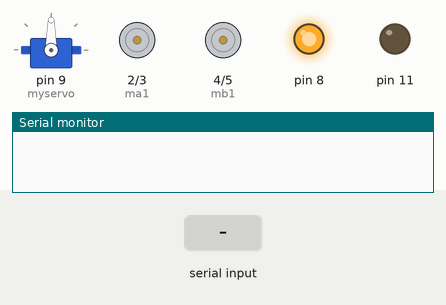
Recording of a sketch running on a simulated Arduino Uno, built with avr-gcc and run on an emulated ATmega328P. On the bench: servo, motor-driver pin pairs drawn as motors (green arrow = first pin HIGH = forward, orange = second pin HIGH = backward, longer = more drive), output pins drawn as LEDs (lit = HIGH), the last lines printed to the serial monitor. Inputs (shaded band) come from the test bench.

Above: at 1.2 s.
1.3 s: "s" received over Serial
At 2.5 s:
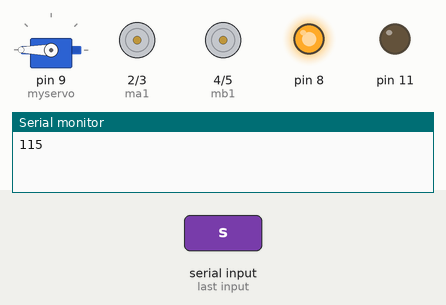
4.3 s: "r" received over Serial
At 6.3 s:
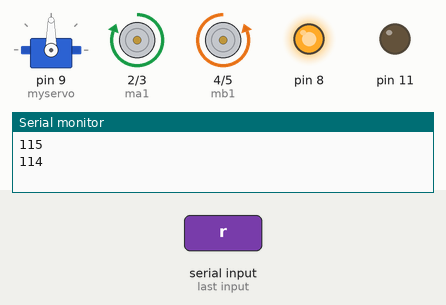
7.3 s: "l" received over Serial
At 8.2 s:
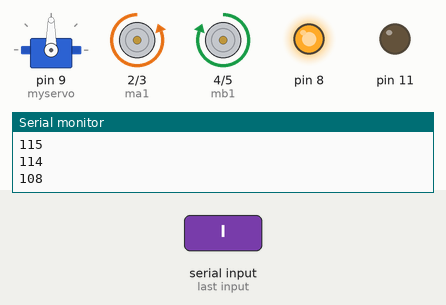
8.8 s: "f" received over Serial
At 9.4 s:
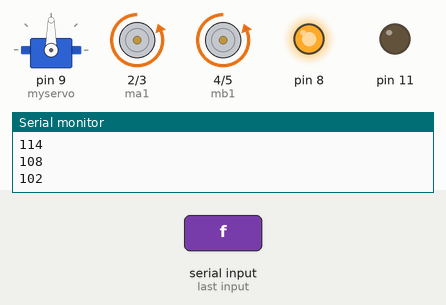
10.3 s: "b" received over Serial
At 11.5 s:
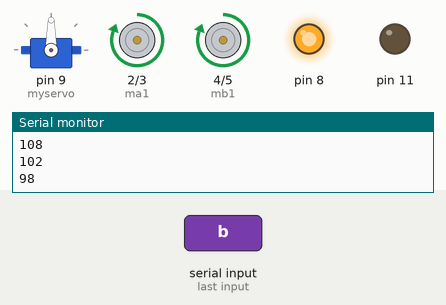
11.8 s: "s" received over Serial
At 14.13 s:
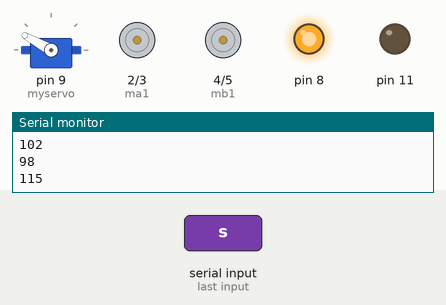
Timing chart, 0 to 15.8 s (numbered marks = the images above; inputs shaded):
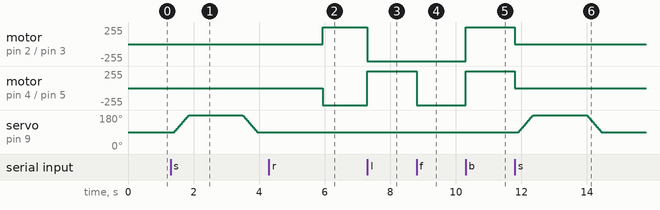

Measured:
- after the input at 1.3 s, servo on pin 9 (myservo): rises from 90° to 180° in 0.45 s, then falls to 90° in 2.1 s
- after the input at 4.3 s, motor on pin 2 (ma1) / pin 3 (ma2): stopped → forward 255/255 after 1.6 s; motor on pin 4 (mb1) / pin 5 (mb2): stopped → backward 255/255 after 1.6 s
- after the input at 7.3 s, motor on pin 2 (ma1) / pin 3 (ma2): forward 255/255 → backward 255/255 at once; motor on pin 4 (mb1) / pin 5 (mb2): backward 255/255 → forward 255/255 at once
- after the input at 8.8 s, motor on pin 4 (mb1) / pin 5 (mb2): forward 255/255 → backward 255/255 at once
- after the input at 10.3 s, motor on pin 2 (ma1) / pin 3 (ma2), motor on pin 4 (mb1) / pin 5 (mb2): backward 255/255 → forward 255/255 at once
- after the input at 11.8 s, motor on pin 2 (ma1) / pin 3 (ma2), motor on pin 4 (mb1) / pin 5 (mb2): forward 255/255 → stopped at once; servo on pin 9 (myservo): rises from 90° to 180° in 0.45 s, then falls to 90° in 2.1 s

The sketch:

final.ino
```cpp
#include <Servo.h>
Servo myservo;
int pos = 0;
int x,y;
int ma1=2,ma2=3,mb1=4,mb2=5;
void setup() {
  // put your setup code here, to run once:
Serial.begin(9600);
pinMode(ma1,OUTPUT);
pinMode(ma2,OUTPUT);
pinMode(mb1,OUTPUT);
pinMode(mb2,OUTPUT);
pinMode(8,OUTPUT);
pinMode(11,OUTPUT);
digitalWrite(11,LOW);
digitalWrite(8,HIGH);
myservo.attach(9);
}
void hit()
{
   for (pos = 90; pos <= 290; pos += 1) {
    myservo.write(pos);
    delay(5);
  }
  delay(500);
   for (pos = 290; pos >= 90; pos -= 1) {
    myservo.write(pos);
    delay(5);
  }
  delay(2000);

}
void loop() {
  // put your main code here, to run repeatedly:
if (Serial.available() > 0)
{
    x=Serial.read();
    Serial.println(x);
    switch(x)
    {
      case 's':digitalWrite(ma1,LOW);
               digitalWrite(ma2,LOW);
               digitalWrite(mb1,LOW);
               digitalWrite(mb2,LOW);
               delay(100);
               hit();
               break;

      /*case 'R': digitalWrite(ma1,LOW);
               digitalWrite(ma2,HIGH);
               digitalWrite(mb1,LOW);
               digitalWrite(mb2,HIGH);
               delay(10);
               digitalWrite(ma1,HIGH);
               digitalWrite(ma2,LOW);
               digitalWrite(mb1,LOW);
               digitalWrite(mb2,HIGH);
               //delay(10);
               break;
      case 'L':digitalWrite(ma1,LOW);
               digitalWrite(ma2,HIGH);
               digitalWrite(mb1,LOW);
               digitalWrite(mb2,HIGH);
               delay(10);
               digitalWrite(ma1,LOW);
               digitalWrite(ma2,HIGH);
               digitalWrite(mb1,HIGH);
               digitalWrite(mb2,LOW);
               //delay(10);
               break;*/
      case 'r':digitalWrite(ma1,HIGH);
               digitalWrite(ma2,LOW);
               digitalWrite(mb1,LOW);
               digitalWrite(mb2,HIGH);
               //delay(10);
               break;
      case 'l':digitalWrite(ma1,LOW);
               digitalWrite(ma2,HIGH);
               digitalWrite(mb1,HIGH);
               digitalWrite(mb2,LOW);
               //delay(10);
               break;
      case 'f': digitalWrite(ma1,LOW);
               digitalWrite(ma2,HIGH);
               digitalWrite(mb1,LOW);
               digitalWrite(mb2,HIGH);
               //delay(10);
               break;
     case 'b': digitalWrite(ma1,HIGH);
               digitalWrite(ma2,LOW);
               digitalWrite(mb1,HIGH);
               digitalWrite(mb2,LOW);
               break;
       default:digitalWrite(ma1,LOW);
               digitalWrite(ma2,LOW);
               digitalWrite(mb1,LOW);
               digitalWrite(mb2,LOW);
               delay(10);
               break;
    }
  }

}
```
